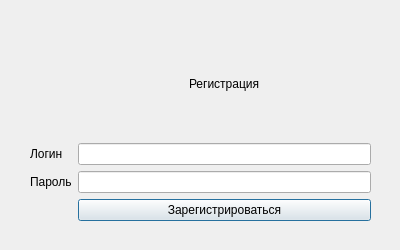
<?xml version="1.0" encoding="UTF-8"?>
<ui version="4.0">
 <class>Reg_window</class>
 <widget class="QDialog" name="Reg_window">
  <property name="geometry">
   <rect>
    <x>0</x>
    <y>0</y>
    <width>400</width>
    <height>250</height>
   </rect>
  </property>
  <property name="windowTitle">
   <string>Dialog</string>
  </property>
  <widget class="QWidget" name="gridLayoutWidget">
   <property name="geometry">
    <rect>
     <x>30</x>
     <y>30</y>
     <width>341</width>
     <height>191</height>
    </rect>
   </property>
   <layout class="QGridLayout" name="gridLayout_2">
    <item row="7" column="1">
     <widget class="QPushButton" name="regButton2">
      <property name="text">
       <string>Зарегистрироваться</string>
      </property>
     </widget>
    </item>
    <item row="2" column="1" alignment="Qt::AlignHCenter">
     <widget class="QLabel" name="label">
      <property name="text">
       <string>Регистрация</string>
      </property>
     </widget>
    </item>
    <item row="6" column="0">
     <widget class="QLabel" name="label_3">
      <property name="text">
       <string>Пароль</string>
      </property>
     </widget>
    </item>
    <item row="3" column="0">
     <widget class="QLabel" name="label_2">
      <property name="text">
       <string>Логин</string>
      </property>
     </widget>
    </item>
    <item row="6" column="1">
     <widget class="QLineEdit" name="passLine2">
      <property name="echoMode">
       <enum>QLineEdit::Password</enum>
      </property>
     </widget>
    </item>
    <item row="3" column="1">
     <widget class="QLineEdit" name="loginLine2"/>
    </item>
   </layout>
  </widget>
 </widget>
 <resources/>
 <connections/>
</ui>
